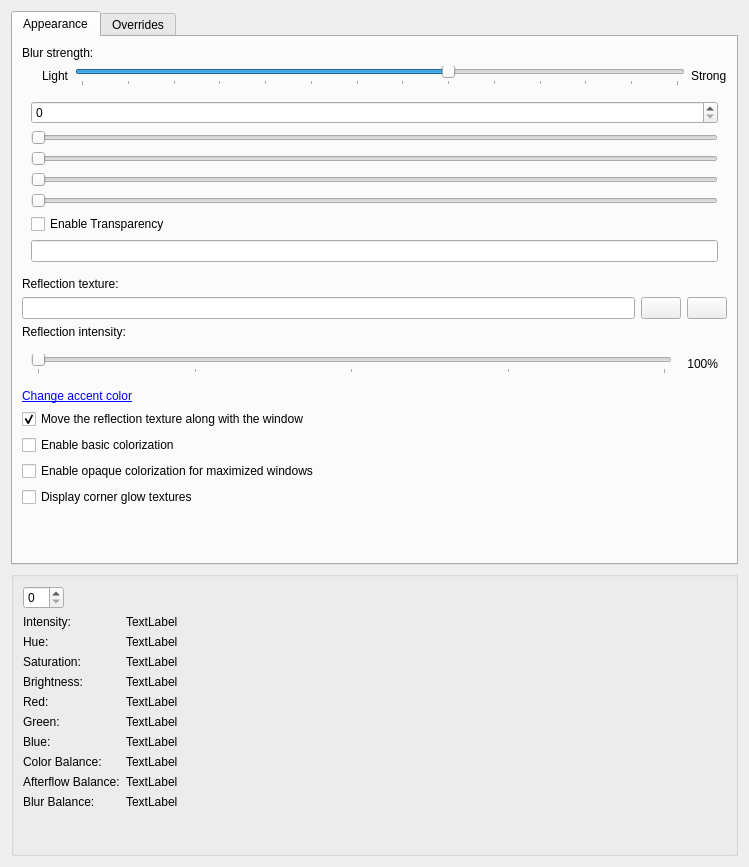
<?xml version="1.0" encoding="UTF-8"?>
<ui version="4.0">
 <class>BlurEffectConfig</class>
 <widget class="QWidget" name="BlurEffectConfig">
  <property name="geometry">
   <rect>
    <x>0</x>
    <y>0</y>
    <width>577</width>
    <height>867</height>
   </rect>
  </property>
  <layout class="QVBoxLayout">
   <item>
    <widget class="QTabWidget" name="tabWidget">
     <property name="sizePolicy">
      <sizepolicy hsizetype="Expanding" vsizetype="Minimum">
       <horstretch>0</horstretch>
       <verstretch>0</verstretch>
      </sizepolicy>
     </property>
     <property name="currentIndex">
      <number>0</number>
     </property>
     <widget class="QWidget" name="blurWidget">
      <attribute name="title">
       <string>Appearance</string>
      </attribute>
      <layout class="QVBoxLayout" name="verticalLayout_2">
       <item>
        <widget class="QLabel" name="labelConstantBlurDescription">
         <property name="text">
          <string>Blur strength:</string>
         </property>
        </widget>
       </item>
       <item>
        <layout class="QHBoxLayout" name="horizontalLayout">
         <item>
          <spacer name="horizontalSpacer">
           <property name="orientation">
            <enum>Qt::Orientation::Horizontal</enum>
           </property>
           <property name="sizeType">
            <enum>QSizePolicy::Policy::Fixed</enum>
           </property>
           <property name="sizeHint" stdset="0">
            <size>
             <width>20</width>
             <height>20</height>
            </size>
           </property>
          </spacer>
         </item>
         <item>
          <widget class="QLabel" name="labelConstantBlurLight">
           <property name="text">
            <string>Light</string>
           </property>
          </widget>
         </item>
         <item>
          <widget class="QSlider" name="kcfg_BlurStrength">
           <property name="minimum">
            <number>2</number>
           </property>
           <property name="maximum">
            <number>15</number>
           </property>
           <property name="singleStep">
            <number>1</number>
           </property>
           <property name="pageStep">
            <number>1</number>
           </property>
           <property name="value">
            <number>10</number>
           </property>
           <property name="orientation">
            <enum>Qt::Orientation::Horizontal</enum>
           </property>
           <property name="tickPosition">
            <enum>QSlider::TickPosition::TicksBelow</enum>
           </property>
          </widget>
         </item>
         <item>
          <widget class="QLabel" name="labelConstantBlurStrong">
           <property name="text">
            <string>Strong</string>
           </property>
          </widget>
         </item>
        </layout>
       </item>
       <item>
        <widget class="QWidget" name="invisibleWidgets" native="true">
         <property name="sizePolicy">
          <sizepolicy hsizetype="Preferred" vsizetype="Expanding">
           <horstretch>0</horstretch>
           <verstretch>0</verstretch>
          </sizepolicy>
         </property>
         <layout class="QVBoxLayout" name="verticalLayout">
          <item>
           <widget class="QSpinBox" name="kcfg_AccentColorName">
            <property name="maximum">
             <number>255</number>
            </property>
           </widget>
          </item>
          <item>
           <widget class="QSlider" name="kcfg_AeroIntensity">
            <property name="minimum">
             <number>26</number>
            </property>
            <property name="maximum">
             <number>217</number>
            </property>
            <property name="orientation">
             <enum>Qt::Orientation::Horizontal</enum>
            </property>
            <property name="tickInterval">
             <number>5</number>
            </property>
           </widget>
          </item>
          <item>
           <widget class="QSlider" name="kcfg_AeroHue">
            <property name="maximum">
             <number>359</number>
            </property>
            <property name="orientation">
             <enum>Qt::Orientation::Horizontal</enum>
            </property>
           </widget>
          </item>
          <item>
           <widget class="QSlider" name="kcfg_AeroSaturation">
            <property name="maximum">
             <number>100</number>
            </property>
            <property name="orientation">
             <enum>Qt::Orientation::Horizontal</enum>
            </property>
           </widget>
          </item>
          <item>
           <widget class="QSlider" name="kcfg_AeroBrightness">
            <property name="maximum">
             <number>100</number>
            </property>
            <property name="orientation">
             <enum>Qt::Orientation::Horizontal</enum>
            </property>
           </widget>
          </item>
          <item>
           <widget class="QCheckBox" name="kcfg_EnableTransparency">
            <property name="text">
             <string>Enable Transparency</string>
            </property>
           </widget>
          </item>
          <item>
           <widget class="QLineEdit" name="kcfg_CustomColor"/>
          </item>
         </layout>
        </widget>
       </item>
       <item>
        <widget class="QLabel" name="label">
         <property name="text">
          <string>Reflection texture:</string>
         </property>
        </widget>
       </item>
       <item>
        <layout class="QHBoxLayout" name="horizontalLayout_2">
         <item>
          <widget class="QLineEdit" name="kcfg_TextureLocation">
           <property name="readOnly">
            <bool>true</bool>
           </property>
          </widget>
         </item>
         <item>
          <widget class="QPushButton" name="browse_pushButton">
           <property name="toolTip">
            <string>Browse...</string>
           </property>
           <property name="text">
            <string/>
           </property>
           <property name="icon">
            <iconset theme="document-open"/>
           </property>
          </widget>
         </item>
         <item>
          <widget class="QPushButton" name="clear_pushButton">
           <property name="toolTip">
            <string>Clear</string>
           </property>
           <property name="text">
            <string/>
           </property>
           <property name="icon">
            <iconset theme="edit-delete"/>
           </property>
          </widget>
         </item>
        </layout>
       </item>
       <item>
        <widget class="QLabel" name="label_2">
         <property name="text">
          <string>Reflection intensity:</string>
         </property>
        </widget>
       </item>
       <item>
        <widget class="QWidget" name="widget_2" native="true">
         <layout class="QHBoxLayout" name="horizontalLayout_3">
          <item>
           <widget class="QSlider" name="kcfg_ReflectionIntensity">
            <property name="maximum">
             <number>100</number>
            </property>
            <property name="orientation">
             <enum>Qt::Orientation::Horizontal</enum>
            </property>
            <property name="tickPosition">
             <enum>QSlider::TickPosition::TicksBelow</enum>
            </property>
            <property name="tickInterval">
             <number>25</number>
            </property>
           </widget>
          </item>
          <item>
           <widget class="QLabel" name="reflectionLabel">
            <property name="sizePolicy">
             <sizepolicy hsizetype="Preferred" vsizetype="Preferred">
              <horstretch>0</horstretch>
              <verstretch>0</verstretch>
             </sizepolicy>
            </property>
            <property name="minimumSize">
             <size>
              <width>40</width>
              <height>0</height>
             </size>
            </property>
            <property name="text">
             <string>100%</string>
            </property>
            <property name="alignment">
             <set>Qt::AlignmentFlag::AlignRight|Qt::AlignmentFlag::AlignTrailing|Qt::AlignmentFlag::AlignVCenter</set>
            </property>
            <property name="margin">
             <number>0</number>
            </property>
           </widget>
          </item>
         </layout>
        </widget>
       </item>
       <item>
        <widget class="QLabel" name="showAccentColor_label">
         <property name="cursor">
          <cursorShape>PointingHandCursor</cursorShape>
         </property>
         <property name="mouseTracking">
          <bool>true</bool>
         </property>
         <property name="text">
          <string>&lt;a href=&quot;no&quot;&gt;Change accent color&lt;/a&gt;</string>
         </property>
        </widget>
       </item>
       <item>
        <widget class="QCheckBox" name="kcfg_TranslateTexture">
         <property name="text">
          <string>Move the reflection texture along with the window</string>
         </property>
         <property name="checked">
          <bool>true</bool>
         </property>
        </widget>
       </item>
       <item>
        <widget class="QCheckBox" name="kcfg_BasicColorization">
         <property name="text">
          <string>Enable basic colorization</string>
         </property>
        </widget>
       </item>
       <item>
        <widget class="QCheckBox" name="kcfg_MaximizeColorization">
         <property name="text">
          <string>Enable opaque colorization for maximized windows</string>
         </property>
        </widget>
       </item>
       <item>
        <widget class="QCheckBox" name="kcfg_EnableCornerGlow">
         <property name="text">
          <string>Display corner glow textures</string>
         </property>
        </widget>
       </item>
       <item>
        <spacer name="verticalSpacer">
         <property name="orientation">
          <enum>Qt::Orientation::Vertical</enum>
         </property>
         <property name="sizeHint" stdset="0">
          <size>
           <width>0</width>
           <height>0</height>
          </size>
         </property>
        </spacer>
       </item>
      </layout>
     </widget>
     <widget class="QWidget" name="forceBlurWidget">
      <attribute name="title">
       <string>Overrides</string>
      </attribute>
      <layout class="QVBoxLayout">
       <item>
        <widget class="QWidget" name="widget" native="true">
         <layout class="QGridLayout" name="formLayout_3">
          <item row="0" column="0">
           <widget class="QLabel" name="classLabel">
            <property name="text">
             <string>Classes of windows to force blur:</string>
            </property>
           </widget>
          </item>
          <item row="0" column="1">
           <widget class="QLabel" name="label_3">
            <property name="text">
             <string>Classes of Firefox windows to apply custom blur:</string>
            </property>
           </widget>
          </item>
          <item row="0" column="2">
           <widget class="QLabel" name="label_noblur">
            <property name="text">
             <string>Classes of windows to not apply blur (regex):</string>
            </property>
           </widget>
          </item>
          <item row="1" column="0">
           <widget class="QPlainTextEdit" name="kcfg_WindowClasses">
            <property name="toolTip">
             <string>One window class per line.</string>
            </property>
           </widget>
          </item>
          <item row="1" column="1">
           <widget class="QPlainTextEdit" name="kcfg_BlurFirefox">
            <property name="toolTip">
             <string>One window class per line.</string>
            </property>
           </widget>
          </item>
          <item row="1" column="2">
           <widget class="QPlainTextEdit" name="kcfg_NoBlurWindowClasses">
            <property name="toolTip">
             <string>One window class per line.</string>
            </property>
           </widget>
          </item>
         </layout>
        </widget>
       </item>
       <item>
        <layout class="QHBoxLayout" name="layoutMatchingMode">
         <item>
          <widget class="QRadioButton" name="kcfg_BlurMatching">
           <property name="text">
            <string>Apply force blur list</string>
           </property>
          </widget>
         </item>
        </layout>
       </item>
       <item>
        <widget class="QCheckBox" name="kcfg_BlurMenus">
         <property name="text">
          <string>Blur menus</string>
         </property>
        </widget>
       </item>
       <item>
        <widget class="QCheckBox" name="kcfg_BlurDocks">
         <property name="text">
          <string>Blur docks</string>
         </property>
        </widget>
       </item>
       <item>
        <widget class="QCheckBox" name="kcfg_OpaqueKrunner">
         <property name="text">
          <string>Make KRunner opaque</string>
         </property>
        </widget>
       </item>
       <item>
        <widget class="QCheckBox" name="kcfg_OpaqueOSD">
         <property name="text">
          <string>Make on screen displays opaque</string>
         </property>
        </widget>
       </item>
       <item>
        <widget class="QCheckBox" name="kcfg_PaintAsTranslucent">
         <property name="text">
          <string>Paint windows as non-opaque (fixes artifacts for some transparent windows)</string>
         </property>
        </widget>
       </item>
       <item>
        <widget class="QCheckBox" name="kcfg_FirefoxHollowRegion">
         <property name="text">
          <string>Don't render blur on the inside of Firefox windows (disabling this reduces performance)</string>
         </property>
        </widget>
       </item>
       <item>
        <widget class="QWidget" name="widget_3" native="true">
         <layout class="QHBoxLayout" name="horizontalLayout_4">
          <item>
           <widget class="QSpinBox" name="kcfg_FirefoxCornerRadius">
            <property name="sizePolicy">
             <sizepolicy hsizetype="Maximum" vsizetype="Fixed">
              <horstretch>0</horstretch>
              <verstretch>0</verstretch>
             </sizepolicy>
            </property>
           </widget>
          </item>
          <item>
           <widget class="QLabel" name="label_4">
            <property name="text">
             <string>Firefox blur corner radius (radius gets DPI scaled by the effect)</string>
            </property>
           </widget>
          </item>
         </layout>
        </widget>
       </item>
       <item>
        <widget class="QWidget" name="widget_4" native="true">
         <layout class="QHBoxLayout" name="horizontalLayout_5">
          <item>
           <widget class="QSpinBox" name="kcfg_FirefoxBlurTopMargin">
            <property name="sizePolicy">
             <sizepolicy hsizetype="Maximum" vsizetype="Fixed">
              <horstretch>0</horstretch>
              <verstretch>0</verstretch>
             </sizepolicy>
            </property>
            <property name="suffix">
             <string>px</string>
            </property>
            <property name="minimum">
             <number>96</number>
            </property>
            <property name="maximum">
             <number>512</number>
            </property>
           </widget>
          </item>
          <item>
           <widget class="QLabel" name="label_5">
            <property name="text">
             <string>Firefox blur top margin</string>
            </property>
           </widget>
          </item>
         </layout>
        </widget>
       </item>
      </layout>
     </widget>
    </widget>
   </item>
   <item>
    <widget class="QGroupBox" name="debugValues">
     <layout class="QFormLayout" name="formLayout">
      <item row="1" column="0">
       <widget class="QLabel" name="label_19">
        <property name="text">
         <string>Intensity:</string>
        </property>
       </widget>
      </item>
      <item row="2" column="0">
       <widget class="QLabel" name="label_18">
        <property name="text">
         <string>Hue:</string>
        </property>
       </widget>
      </item>
      <item row="3" column="0">
       <widget class="QLabel" name="label_17">
        <property name="text">
         <string>Saturation:</string>
        </property>
       </widget>
      </item>
      <item row="4" column="0">
       <widget class="QLabel" name="label_16">
        <property name="text">
         <string>Brightness:</string>
        </property>
       </widget>
      </item>
      <item row="5" column="0">
       <widget class="QLabel" name="label_15">
        <property name="text">
         <string>Red:</string>
        </property>
       </widget>
      </item>
      <item row="6" column="0">
       <widget class="QLabel" name="label_14">
        <property name="text">
         <string>Green:</string>
        </property>
       </widget>
      </item>
      <item row="7" column="0">
       <widget class="QLabel" name="label_13">
        <property name="text">
         <string>Blue:</string>
        </property>
       </widget>
      </item>
      <item row="8" column="0">
       <widget class="QLabel" name="label_12">
        <property name="text">
         <string>Color Balance:</string>
        </property>
       </widget>
      </item>
      <item row="9" column="0">
       <widget class="QLabel" name="label_9">
        <property name="text">
         <string>Afterflow Balance:</string>
        </property>
       </widget>
      </item>
      <item row="9" column="1">
       <widget class="QLabel" name="printAfterglowBalance">
        <property name="text">
         <string>TextLabel</string>
        </property>
       </widget>
      </item>
      <item row="10" column="0">
       <widget class="QLabel" name="label_8">
        <property name="text">
         <string>Blur Balance:</string>
        </property>
       </widget>
      </item>
      <item row="10" column="1">
       <widget class="QLabel" name="printBlurBalance">
        <property name="text">
         <string>TextLabel</string>
        </property>
       </widget>
      </item>
      <item row="8" column="1">
       <widget class="QLabel" name="printColorBalance">
        <property name="text">
         <string>TextLabel</string>
        </property>
       </widget>
      </item>
      <item row="7" column="1">
       <widget class="QLabel" name="printBlue">
        <property name="text">
         <string>TextLabel</string>
        </property>
       </widget>
      </item>
      <item row="6" column="1">
       <widget class="QLabel" name="printGreen">
        <property name="text">
         <string>TextLabel</string>
        </property>
       </widget>
      </item>
      <item row="5" column="1">
       <widget class="QLabel" name="printRed">
        <property name="text">
         <string>TextLabel</string>
        </property>
       </widget>
      </item>
      <item row="4" column="1">
       <widget class="QLabel" name="printBrightness">
        <property name="text">
         <string>TextLabel</string>
        </property>
       </widget>
      </item>
      <item row="3" column="1">
       <widget class="QLabel" name="printSaturation">
        <property name="text">
         <string>TextLabel</string>
        </property>
       </widget>
      </item>
      <item row="2" column="1">
       <widget class="QLabel" name="printHue">
        <property name="text">
         <string>TextLabel</string>
        </property>
       </widget>
      </item>
      <item row="1" column="1">
       <widget class="QLabel" name="printIntensity">
        <property name="text">
         <string>TextLabel</string>
        </property>
       </widget>
      </item>
      <item row="0" column="0">
       <widget class="QSpinBox" name="kcfg_AccentColorGroup"/>
      </item>
     </layout>
    </widget>
   </item>
  </layout>
 </widget>
 <resources/>
 <connections/>
</ui>
